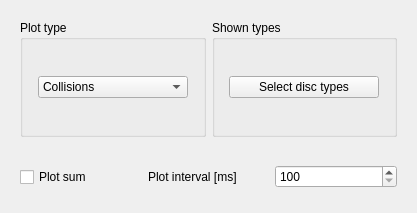
<?xml version="1.0" encoding="UTF-8"?>
<ui version="4.0">
 <class>PlotControlWidget</class>
 <widget class="QWidget" name="PlotControlWidget">
  <property name="geometry">
   <rect>
    <x>0</x>
    <y>0</y>
    <width>417</width>
    <height>213</height>
   </rect>
  </property>
  <property name="windowTitle">
   <string>Form</string>
  </property>
  <layout class="QVBoxLayout" name="verticalLayout">
   <item>
    <widget class="QWidget" name="widget" native="true">
     <layout class="QHBoxLayout" name="horizontalLayout_2">
      <item>
       <widget class="QGroupBox" name="plotTypeGroupBox">
        <property name="title">
         <string>Plot type</string>
        </property>
        <layout class="QHBoxLayout" name="horizontalLayout_9">
         <item>
          <widget class="QComboBox" name="plotTypeComboBox">
           <property name="maximumSize">
            <size>
             <width>150</width>
             <height>16777215</height>
            </size>
           </property>
           <item>
            <property name="text">
             <string>Collisions</string>
            </property>
           </item>
           <item>
            <property name="text">
             <string>Kinetic energy</string>
            </property>
           </item>
           <item>
            <property name="text">
             <string>Momentum</string>
            </property>
           </item>
           <item>
            <property name="text">
             <string>Velocity</string>
            </property>
           </item>
           <item>
            <property name="text">
             <string>Count</string>
            </property>
           </item>
          </widget>
         </item>
        </layout>
       </widget>
      </item>
      <item>
       <widget class="QGroupBox" name="typeSelectionGroupBox">
        <property name="title">
         <string>Shown types</string>
        </property>
        <layout class="QHBoxLayout" name="horizontalLayout_10">
         <item>
          <widget class="QPushButton" name="selectDiscTypesPushButton">
           <property name="maximumSize">
            <size>
             <width>150</width>
             <height>16777215</height>
            </size>
           </property>
           <property name="text">
            <string>Select disc types</string>
           </property>
          </widget>
         </item>
        </layout>
       </widget>
      </item>
     </layout>
    </widget>
   </item>
   <item>
    <widget class="QWidget" name="widget_6" native="true">
     <property name="maximumSize">
      <size>
       <width>16777215</width>
       <height>50</height>
      </size>
     </property>
     <layout class="QHBoxLayout" name="horizontalLayout_4">
      <item>
       <widget class="QCheckBox" name="plotSumCheckBox">
        <property name="text">
         <string>Plot sum</string>
        </property>
       </widget>
      </item>
      <item>
       <widget class="QLabel" name="label_4">
        <property name="text">
         <string>Plot interval [ms]</string>
        </property>
       </widget>
      </item>
      <item>
       <widget class="QSpinBox" name="plotTimeIntervalSpinBox">
        <property name="minimum">
         <number>100</number>
        </property>
        <property name="maximum">
         <number>10000</number>
        </property>
        <property name="singleStep">
         <number>100</number>
        </property>
       </widget>
      </item>
     </layout>
    </widget>
   </item>
  </layout>
 </widget>
 <resources/>
 <connections/>
</ui>
